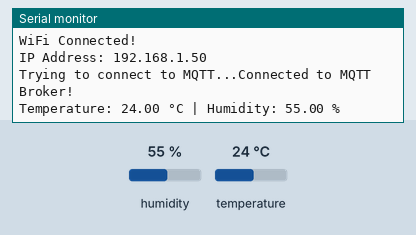
Bench run of a sketch on a simulated ESP32. Shown: the last lines printed to the serial monitor. The inputs (shaded band) are chosen by the test bench; at power-on: humidity 55 %, temperature 24 °C. WiFi joins after 1.5 s; servers stay silent unless stated; no MQTT or app messages arrive unless stated.

Above: at 3.2 s.
3.3 s: humidity set to 22 %
At 8.4 s:
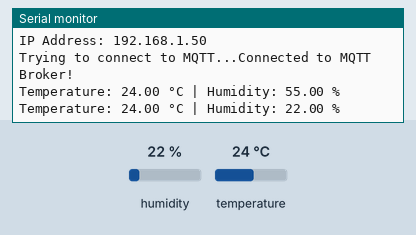
8.9 s: temperature set to 12 °C
At 12.5 s:
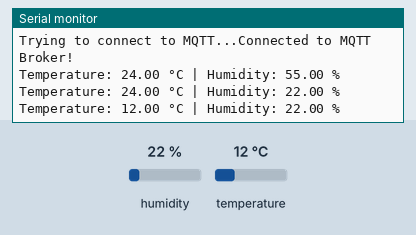
14.5 s: humidity set to 40 %
At 17.7 s:
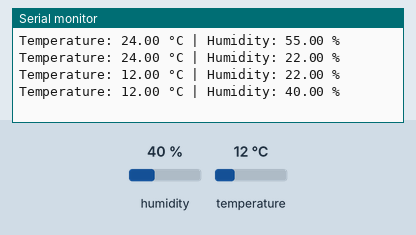
Timing chart, 0 to 19.2 s (numbered marks = the images above; inputs shaded):
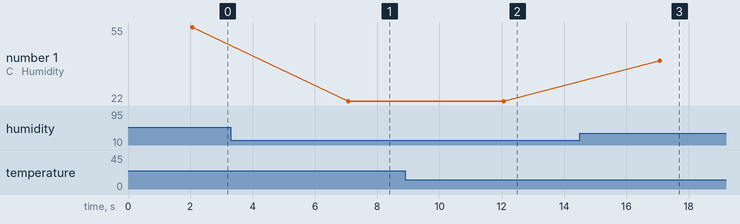

The sketch:

esp32-send-to-MQTT.ino
```cpp
#include <WiFi.h>
#include <PubSubClient.h>
#include <DHT.h>

// WiFi config
const char* ssid = "ArkaOsi";
const char* password = "25011971";

// MQTT (Broker EMQX) config
const char* mqtt_server = "broker.emqx.io";
const int mqtt_port = 1883;
const char* topic_temperature = "120323430448/dht22/temp";
const char* topic_humidity = "120323430448/dht22/hum";

// DHT22 setup
#define DHTPIN 33
#define DHTTYPE DHT22
DHT dht(DHTPIN, DHTTYPE);

// MQTT Client
WiFiClient espClient;
PubSubClient client(espClient);

// WiFi connection function
void setup_wifi() {
    Serial.print("Connecting to: ");
    Serial.println(ssid);

    WiFi.begin(ssid, password);
    while (WiFi.status() != WL_CONNECTED) {
        delay(1000);
        Serial.print("\n.");
    }
    Serial.println("\nWiFi Connected!");
    Serial.print("IP Address: ");
    Serial.println(WiFi.localIP());
}

// MQTT Reconnect Function
void reconnect() {
    while (!client.connected()) {
        Serial.print("Trying to connect to MQTT...");
        if (client.connect("ESP32_DHT22_Client")) {
            Serial.println("Connected to MQTT Broker!");
        } else {
            Serial.print("Failed, rc=");
            Serial.print(client.state());
            Serial.println(" Trying again in 5 seconds...");
            delay(5000);
        }
    }
}

void setup() {
    Serial.begin(115200);
    dht.begin();
    setup_wifi();
    client.setServer(mqtt_server, mqtt_port);
}

void loop() {
    if (!client.connected()) {
        reconnect();
    }
    client.loop();

    // Baca suhu dan kelembaban dari DHT22
    float temperature = dht.readTemperature();
    float humidity = dht.readHumidity();

    // Periksa apakah pembacaan sensor valid
    if (isnan(temperature) || isnan(humidity)) {
        Serial.println("Failed to read DHT22!");
        return;
    }

    // Cetak data ke Serial Monitor
    Serial.print("Temperature: ");
    Serial.print(temperature);
    Serial.print(" °C | Humidity: ");
    Serial.print(humidity);
    Serial.println(" %");

    // Konversi float ke string
    char temperature_str[10];
    char humidity_str[10];

    dtostrf(temperature, 6, 2, temperature_str);
    dtostrf(humidity, 6, 2, humidity_str);

    // Kirim data ke MQTT
    client.publish(topic_temperature, temperature_str);
    client.publish(topic_humidity, humidity_str);

    delay(5000); // Tunggu 5 detik sebelum membaca lagi
}
```

Measured:
- after the input at 3.3 s, the serial monitor: prints a new line after 3.8 s (image 1)
- after the input at 8.9 s, the serial monitor: prints a new line after 3.2 s (image 2)
- after the input at 14.5 s, the serial monitor: prints a new line after 2.6 s (image 3)
- plotted number 1: 55 → 22 after the input at 3.3 s, 22 → 40 after the input at 14.5 s
